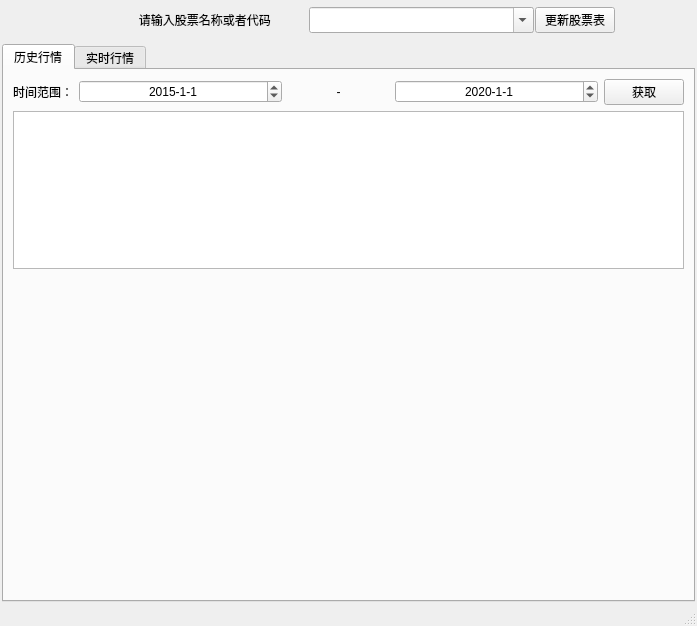
<?xml version="1.0" encoding="UTF-8"?>
<ui version="4.0">
 <class>MainWindow</class>
 <widget class="QMainWindow" name="MainWindow">
  <property name="geometry">
   <rect>
    <x>0</x>
    <y>0</y>
    <width>697</width>
    <height>626</height>
   </rect>
  </property>
  <property name="windowTitle">
   <string>MainWindow</string>
  </property>
  <property name="autoFillBackground">
   <bool>false</bool>
  </property>
  <widget class="QWidget" name="centralwidget">
   <layout class="QHBoxLayout" name="horizontalLayout">
    <property name="spacing">
     <number>1</number>
    </property>
    <property name="leftMargin">
     <number>2</number>
    </property>
    <property name="topMargin">
     <number>2</number>
    </property>
    <property name="rightMargin">
     <number>2</number>
    </property>
    <property name="bottomMargin">
     <number>2</number>
    </property>
    <item>
     <layout class="QVBoxLayout" name="verticalLayout_2" stretch="0,0">
      <item>
       <layout class="QHBoxLayout" name="horizontalLayout_2">
        <property name="leftMargin">
         <number>80</number>
        </property>
        <property name="topMargin">
         <number>5</number>
        </property>
        <property name="rightMargin">
         <number>80</number>
        </property>
        <property name="bottomMargin">
         <number>10</number>
        </property>
        <item>
         <widget class="QLabel" name="label">
          <property name="sizePolicy">
           <sizepolicy hsizetype="Preferred" vsizetype="Preferred">
            <horstretch>2</horstretch>
            <verstretch>0</verstretch>
           </sizepolicy>
          </property>
          <property name="text">
           <string>      请输入股票名称或者代码</string>
          </property>
          <property name="alignment">
           <set>Qt::AlignCenter</set>
          </property>
         </widget>
        </item>
        <item>
         <widget class="QComboBox" name="stockListBox">
          <property name="sizePolicy">
           <sizepolicy hsizetype="Preferred" vsizetype="Preferred">
            <horstretch>2</horstretch>
            <verstretch>0</verstretch>
           </sizepolicy>
          </property>
          <property name="minimumSize">
           <size>
            <width>0</width>
            <height>0</height>
           </size>
          </property>
          <property name="editable">
           <bool>true</bool>
          </property>
         </widget>
        </item>
        <item>
         <widget class="QPushButton" name="updateStockListButton">
          <property name="text">
           <string>更新股票表</string>
          </property>
         </widget>
        </item>
       </layout>
      </item>
      <item>
       <widget class="QTabWidget" name="tabWidget">
        <property name="sizePolicy">
         <sizepolicy hsizetype="Preferred" vsizetype="Expanding">
          <horstretch>0</horstretch>
          <verstretch>0</verstretch>
         </sizepolicy>
        </property>
        <property name="currentIndex">
         <number>0</number>
        </property>
        <widget class="QWidget" name="tab">
         <attribute name="title">
          <string>历史行情</string>
         </attribute>
         <layout class="QVBoxLayout" name="verticalLayout_5">
          <item>
           <layout class="QVBoxLayout" name="verticalLayout_3">
            <item>
             <layout class="QHBoxLayout" name="horizontalLayout_3">
              <item>
               <widget class="QLabel" name="label_3">
                <property name="text">
                 <string>时间范围：</string>
                </property>
               </widget>
              </item>
              <item>
               <widget class="QDateEdit" name="startDateEdit">
                <property name="sizePolicy">
                 <sizepolicy hsizetype="Minimum" vsizetype="Fixed">
                  <horstretch>2</horstretch>
                  <verstretch>0</verstretch>
                 </sizepolicy>
                </property>
                <property name="alignment">
                 <set>Qt::AlignCenter</set>
                </property>
                <property name="dateTime">
                 <datetime>
                  <hour>0</hour>
                  <minute>0</minute>
                  <second>0</second>
                  <year>2015</year>
                  <month>1</month>
                  <day>1</day>
                 </datetime>
                </property>
                <property name="displayFormat">
                 <string>yyyy-M-d</string>
                </property>
               </widget>
              </item>
              <item>
               <widget class="QLabel" name="label_2">
                <property name="sizePolicy">
                 <sizepolicy hsizetype="Preferred" vsizetype="Preferred">
                  <horstretch>1</horstretch>
                  <verstretch>0</verstretch>
                 </sizepolicy>
                </property>
                <property name="text">
                 <string>-</string>
                </property>
                <property name="alignment">
                 <set>Qt::AlignCenter</set>
                </property>
               </widget>
              </item>
              <item>
               <widget class="QDateEdit" name="endDateEdit">
                <property name="sizePolicy">
                 <sizepolicy hsizetype="Minimum" vsizetype="Fixed">
                  <horstretch>2</horstretch>
                  <verstretch>0</verstretch>
                 </sizepolicy>
                </property>
                <property name="alignment">
                 <set>Qt::AlignCenter</set>
                </property>
                <property name="dateTime">
                 <datetime>
                  <hour>0</hour>
                  <minute>0</minute>
                  <second>0</second>
                  <year>2020</year>
                  <month>1</month>
                  <day>1</day>
                 </datetime>
                </property>
                <property name="displayFormat">
                 <string>yyyy-M-d</string>
                </property>
               </widget>
              </item>
              <item>
               <widget class="QPushButton" name="getHistoryInfoButton">
                <property name="sizePolicy">
                 <sizepolicy hsizetype="Maximum" vsizetype="Fixed">
                  <horstretch>0</horstretch>
                  <verstretch>0</verstretch>
                 </sizepolicy>
                </property>
                <property name="text">
                 <string>获取</string>
                </property>
               </widget>
              </item>
             </layout>
            </item>
           </layout>
          </item>
          <item>
           <layout class="QVBoxLayout" name="verticalLayout_6">
            <item>
             <widget class="QTextBrowser" name="historyInfoBrowser">
              <property name="sizePolicy">
               <sizepolicy hsizetype="Expanding" vsizetype="Expanding">
                <horstretch>0</horstretch>
                <verstretch>1</verstretch>
               </sizepolicy>
              </property>
             </widget>
            </item>
            <item>
             <widget class="PlotWidget" name="historyPlot" native="true">
              <property name="sizePolicy">
               <sizepolicy hsizetype="Preferred" vsizetype="Preferred">
                <horstretch>0</horstretch>
                <verstretch>2</verstretch>
               </sizepolicy>
              </property>
             </widget>
            </item>
           </layout>
          </item>
         </layout>
        </widget>
        <widget class="QWidget" name="tab_2">
         <attribute name="title">
          <string>实时行情</string>
         </attribute>
        </widget>
       </widget>
      </item>
     </layout>
    </item>
   </layout>
  </widget>
  <widget class="QMenuBar" name="menubar">
   <property name="geometry">
    <rect>
     <x>0</x>
     <y>0</y>
     <width>697</width>
     <height>23</height>
    </rect>
   </property>
  </widget>
  <widget class="QStatusBar" name="statusbar"/>
  <action name="action">
   <property name="text">
    <string>更新股票代码</string>
   </property>
  </action>
 </widget>
 <customwidgets>
  <customwidget>
   <class>PlotWidget</class>
   <extends>QWidget</extends>
   <header>pyqtgraph</header>
   <container>1</container>
  </customwidget>
 </customwidgets>
 <resources/>
 <connections/>
</ui>
